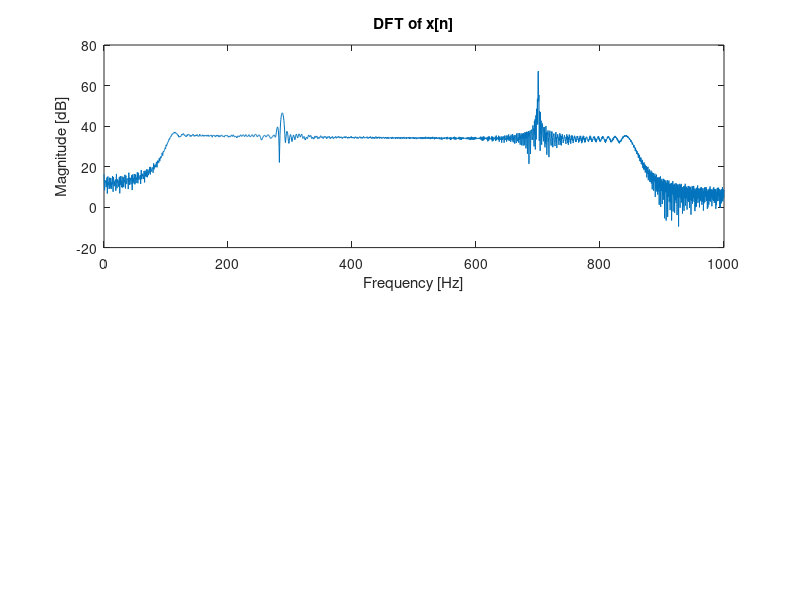
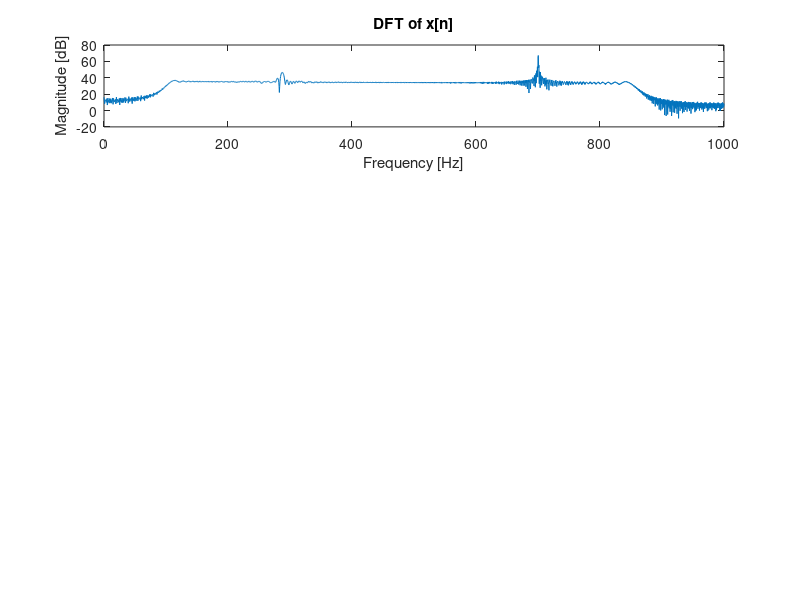

The MATLAB source for these figures, in order: (Note: this script raises an error after producing the figures.)
% Students:
%  Itay Levi - 203192216 
%  Hagai Kariti - 301781613
%% Clear all
clear all; close all; clc
%% Q1
% run fft on input signal
load('signal.mat');
fft_x = fft(x);
x_len = length(fft_x);
sample_rate = 2000;
% plot input signal (positive freq only)
f_axis = linspace(0, sample_rate/2, length(x)/2);
positive_fft_x = fft_x(1:length(f_axis));
figure(1);
subplot(2, 1, 1);
plot(f_axis, mag2db(abs(positive_fft_x)));
title ('DFT of x[n]');
xlabel('Frequency [Hz]');
ylabel('Magnitude [dB]');
figure(4);
subplot(4, 1, 1);
plot(f_axis, mag2db(abs(positive_fft_x)));
title ('DFT of x[n]');
xlabel('Frequency [Hz]');
ylabel('Magnitude [dB]');
%% q4
N_4=256;
F_4=2000;
T_4=1/F_4;
M_4=ceil(x_len/N_4);
t_total_4=length(x)*T_4;
t_4=linspace(0,t_total_4,M_4);
FFT_x_4=fft_windows(x,N_4);
f_4=linspace(0,F_4/2,N_4/2);
figure(1)
subplot(2,1,2);
mesh(f_4,t_4,20*log10(abs(FFT_x_4(:,1:N_4/2))));
title('3D spectrogram');
xlabel('Frequency[Hz]');
ylabel('Time[sec]');
zlabel('DFT-X [dB]');
view(15,75);

%% q5
t_find_5=0.55;
interval_t_5=t_total_4/M_4;
n_5=ceil(t_find_5/interval_t_5);
DFT_find_5=abs(FFT_x_4(n_5,:));
figure(2)
subplot(2,3,1);
plot(f_4,20*log10(DFT_find_5(1:N_4/2)));
title(['DFT-X between ',num2str((n_5-1)*0.128),'[sec] to ',num2str((n_5)*0.128),'[sec]']);
xlabel('Frequency[Hz]');
ylabel('DFT-X [dB]');
hold on;
%% q6
x_5=x(((n_5-1)*N_4+1):(n_5*N_4));
window_length_6=128;
x_6=x_5((N_4/2-window_length_6/2+1):(N_4/2+window_length_6/2));
DFT_6=abs(fft(x_6));
f_6=linspace(0,F_4/2,window_length_6/2);
subplot(2,3,2)
plot(f_6,20*log10(DFT_6(1:window_length_6/2)));
title('DFT-X(128bit unit window)');
xlabel('Frequency[Hz]');
ylabel('DFT-X [dB]');
%% q7
window_7=zeros(1,N_4);
window_7((N_4/2-window_length_6/2+1):(N_4/2+window_length_6/2))=ones(1,window_length_6);
x_7=x_5.*window_7;
DFT_7=abs(fft(x_7));
subplot(2,3,3);
plot(f_4,20*log10(DFT_7(1:N_4/2)));
title('DFT-X(128bit unit window)z.padding');
xlabel('Frequency[Hz]');
ylabel('DFT-X [dB]');

%% q8.5
subplot(2,3,4);
plot(f_4,20*log10(DFT_find_5(1:N_4/2)));
title('DFT-X, fifth interval');
xlabel('Frequency[Hz]');
ylabel('DFT-X [dB]');


%% q8.6+q8.7
N_8=window_length_6;
n_8=0:(N_8-1);
blackman_8=0.42-0.5*cos(2*pi*n_8/(N_8-1))+0.08*cos(4*pi*n_8/(N_8-1));
window_8_7=zeros(1,N_4);
window_8_7((N_4/2-N_8/2+1):(N_4/2+N_8/2))=blackman_8;
windowed_x_8_6=x_6.*blackman_8;
windowed_x_8_7 =x_5.*window_8_7;
DFT_x_8_6=fft(windowed_x_8_6);
DFT_x_8_7=fft(windowed_x_8_7);
subplot(2,3,5)
plot(f_6,20*log10(abs(DFT_x_8_6(1:N_8/2))));
title('DFT-X - Blackman no z.padding');
xlabel('Frequency[Hz]');
ylabel('DFT-X [dB]');
subplot(2,3,6)
plot(f_4,20*log10(abs(DFT_x_8_7(1:N_4/2))));
title('DFT-X - Blackman z.padding');
xlabel('Frequency[Hz]');
ylabel('DFT-X [dB]');
%% Question 12
Filter_1 = [1,1];
Filter_2 = [1,-1];
Filter_3 = [1,0,0,-1];

figure(3)
hold on
subplot(1,3,1)
zplane(Filter_1)
title ('zeros&poles map for Filter_1')
subplot(1,3,2)
zplane(Filter_2)
title ('zeros&poles map for Filter_2')
subplot(1,3,3)
zplane(Filter_3)
title ('zeros&poles map for Filter_3')

    %% Question 13
    x_Filter_1 = conv(x,Filter_1);
    x_Filter_2 = conv(x,Filter_2);
    x_Filter_3 = conv(x,Filter_3);

    f_Filter_1 = linspace(-sample_rate/2,sample_rate/2,length(x_Filter_1));
    f_Filter_2 = linspace(-sample_rate/2,sample_rate/2,length(x_Filter_2));
    f_Filter_3 = linspace(-sample_rate/2,sample_rate/2,length(x_Filter_3));

    x_dft_Filter_1 = fftshift(fft(x_Filter_1));
    x_dft_Filter_2 = fftshift(fft(x_Filter_2));
    x_dft_Filter_3 = fftshift(fft(x_Filter_3));

    figure(4)
    subplot(4,1,2)
    plot(f_Filter_1, 20*log10(abs(x_dft_Filter_1)))
    xlim([1,sample_rate/2])
    grid on
    title('DFT of x[n] filtered by Filter_1')
    xlabel('Freq[Hz]')
    ylabel('Magnitude [dB]')
    subplot(4,1,3)
    plot(f_Filter_2, 20*log10(abs(x_dft_Filter_2)))
    xlim([1,sample_rate/2])
    grid on
    title('DFT of x[n] filtered by Filter_2')
    xlabel('Freq[Hz]')
    ylabel('Magnitude [dB]');
    subplot(4,1,4)
    plot(f_Filter_3, 20*log10(abs(x_dft_Filter_3)))
    xlim([1,sample_rate/2])
    grid on
    title('DFT of x[n] filtered by Filter_3')
    xlabel('Freq[Hz]')
    ylabel('Magnitude [dB]');